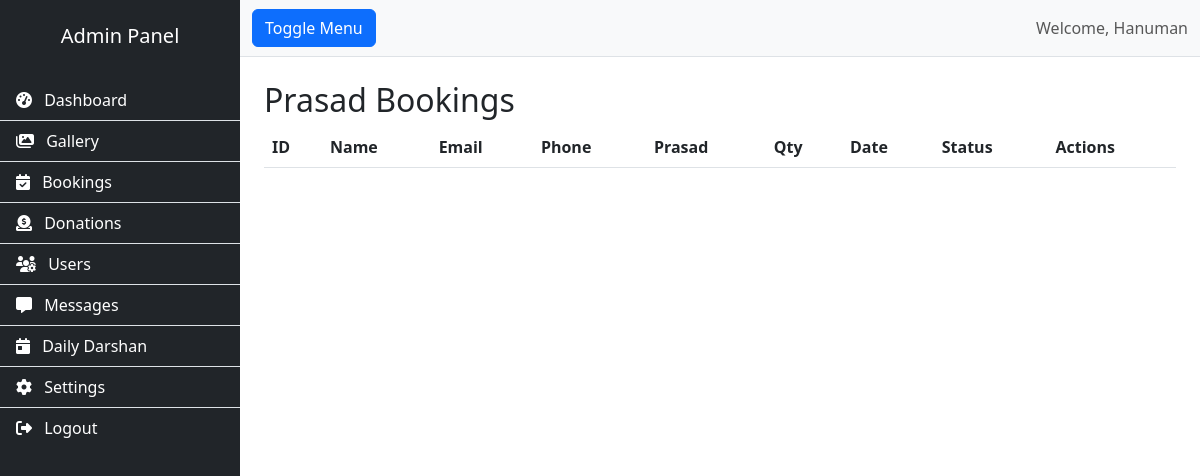
/admin/bookings (signed in), run on an earlier commit of the app's database.
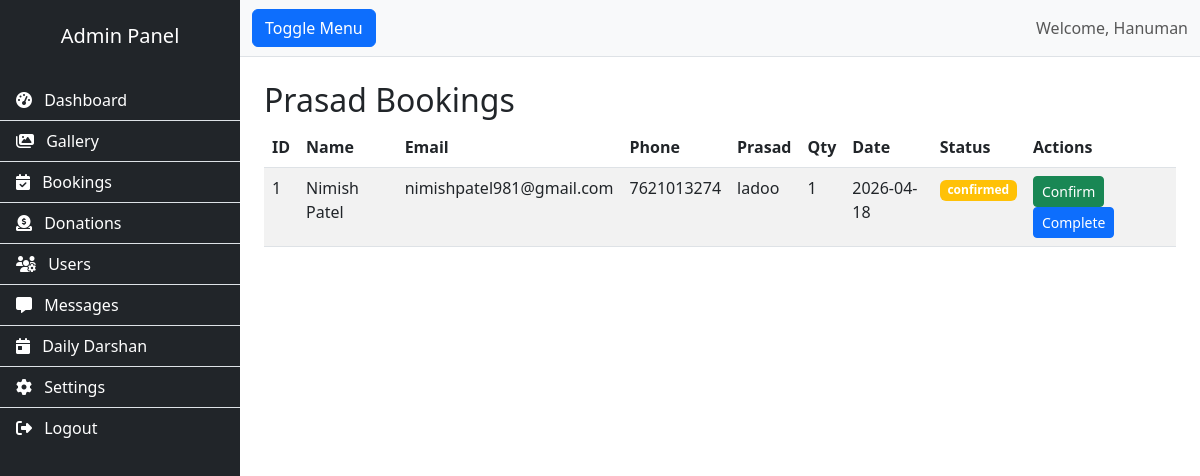
And on a later commit of the database.
### app.py (models this page shows, shortened)
class User(UserMixin, db.Model):
    id = db.Column(db.Integer, primary_key=True)
    username = db.Column(db.String(80), unique=True, nullable=False)
    email = db.Column(db.String(120), unique=True, nullable=False)
    password_hash = db.Column(db.String(200), nullable=False)
    full_name = db.Column(db.String(100))
    phone = db.Column(db.String(20))
    role = db.Column(db.String(20), default='user')  # 'admin', 'user', 'darshan_manager'
    created_at = db.Column(db.DateTime, default=lambda: datetime.now(timezone.utc))
    bookings = db.relationship('PrasadBooking', backref='user', lazy=True)
    donations = db.relationship('Donation', backref='user', lazy=True)
    @property
    def is_admin(self):
        return self.role == 'admin'

class PrasadBooking(db.Model):
    id = db.Column(db.Integer, primary_key=True)
    user_id = db.Column(db.Integer, db.ForeignKey('user.id'), nullable=True)
    name = db.Column(db.String(100), nullable=False)
    email = db.Column(db.String(120), nullable=False)
    phone = db.Column(db.String(20), nullable=False)
    prasad_type = db.Column(db.String(50), nullable=False)
    quantity = db.Column(db.Integer, default=1)
    booking_date = db.Column(db.Date, nullable=False)
    special_requests = db.Column(db.Text)
    status = db.Column(db.String(20), default='pending')
    created_at = db.Column(db.DateTime, default=lambda: datetime.now(timezone.utc))

### app.py (the view)
@app.route('/admin/bookings')
@login_required
@admin_required
def admin_bookings():
    bookings = PrasadBooking.query.order_by(PrasadBooking.created_at.desc()).all()
    return render_template('admin/bookings.html', bookings=bookings)

### app.py (called while the page is built)
@login_manager.user_loader
def load_user(user_id):
    return User.query.get(int(user_id))

def admin_required(f):
    @wraps(f)
    def decorated_function(*args, **kwargs):
        if not current_user.is_authenticated or not current_user.is_admin:
            flash('You do not have permission to access this page.', 'danger')
            return redirect(url_for('admin_login'))
        return f(*args, **kwargs)
    return decorated_function

@app.context_processor
def inject_globals():
    try:
        settings = SiteSettings.get_settings()
    except:
        settings = None
    return {
        'settings': settings,
        'get_today_darshan': DailyDarshan.get_today_darshan,
        'now': lambda: datetime.now(timezone.utc)
    }

    @staticmethod
    def get_settings():
        settings = SiteSettings.query.first()
        if not settings:
            settings = SiteSettings()
            db.session.add(settings)
            db.session.commit()
        return settings

### templates/admin/bookings.html
{% extends "admin/layout.html" %}
{% block content %}
<h2 class="mt-4">Prasad Bookings</h2>
<table class="table table-striped">
    <thead><tr><th>ID</th><th>Name</th><th>Email</th><th>Phone</th><th>Prasad</th><th>Qty</th><th>Date</th><th>Status</th><th>Actions</th></tr></thead>
    <tbody>
        {% for b in bookings %}
        <tr>
            <td>{{ b.id }}</td><td>{{ b.name }}</td><td>{{ b.email }}</td><td>{{ b.phone }}</td>
            <td>{{ b.prasad_type }}</td><td>{{ b.quantity }}</td><td>{{ b.booking_date }}</td>
            <td><span class="badge bg-{{ 'success' if b.status=='completed' else 'warning' }}">{{ b.status }}</span></td>
            <td>
                <a href="{{ url_for('admin_booking_update', id=b.id, status='confirmed') }}" class="btn btn-sm btn-success">Confirm</a>
                <a href="{{ url_for('admin_booking_update', id=b.id, status='completed') }}" class="btn btn-sm btn-primary">Complete</a>
            </td>
        </tr>
        {% endfor %}
    </tbody>
</table>
{% endblock %}

### templates/admin/layout.html (shortened to what this page needs)
<!DOCTYPE html>
<html lang="en">
<head>
    <link href="https://cdn.jsdelivr.net/npm/bootstrap@5.3.0/dist/css/bootstrap.min.css" rel="stylesheet">
    <link rel="stylesheet" href="https://cdnjs.cloudflare.com/ajax/libs/font-awesome/6.4.0/css/all.min.css">
    <link rel="stylesheet" href="{{ url_for('static', filename='css/admin.css') }}">
</head>
<body>
    <div class="d-flex" id="wrapper">
        <div class="bg-dark text-white" id="sidebar-wrapper">
            <div class="sidebar-heading text-center py-4">
                <h5>Admin Panel</h5>
            </div>
            <div class="list-group list-group-flush">
    {% if current_user.role == 'admin' %}
        <a href="{{ url_for('admin_dashboard') }}" class="list-group-item list-group-item-action bg-dark text-white"><i class="fas fa-tachometer-alt me-2"></i> Dashboard</a>
        <a href="{{ url_for('admin_gallery') }}" class="list-group-item list-group-item-action bg-dark text-white"><i class="fas fa-images me-2"></i> Gallery</a>
        <a href="{{ url_for('admin_bookings') }}" class="list-group-item list-group-item-action bg-dark text-white"><i class="fas fa-calendar-check me-2"></i> Bookings</a>
        <a href="{{ url_for('admin_donations') }}" class="list-group-item list-group-item-action bg-dark text-white"><i class="fas fa-donate me-2"></i> Donations</a>
        <a href="{{ url_for('admin_users') }}" class="list-group-item list-group-item-action bg-dark text-white"><i class="fas fa-users-cog me-2"></i> Users</a>
        <a href="{{ url_for('admin_contacts') }}" class="list-group-item list-group-item-action bg-dark text-white"><i class="fas fa-message me-2"></i> Messages</a>
        <a href="{{ url_for('admin_daily_darshan') }}" class="list-group-item list-group-item-action bg-dark text-white"><i class="fas fa-calendar-day me-2"></i> Daily Darshan</a>
        <a href="{{ url_for('admin_settings') }}" class="list-group-item list-group-item-action bg-dark text-white"><i class="fas fa-cog me-2"></i> Settings</a>
        <a href="{{ url_for('logout') }}" class="list-group-item list-group-item-action bg-dark text-white"><i class="fas fa-sign-out-alt me-2"></i> Logout</a>
    {% else %}
        <a href="{{ url_for('logout') }}" class="list-group-item list-group-item-action bg-dark text-white"><i class="fas fa-sign-out-alt me-2"></i> Logout</a>
    {% endif %}
</div>
        </div>
        <div id="page-content-wrapper">
            <nav class="navbar navbar-expand-lg navbar-light bg-light border-bottom">
                <div class="container-fluid">
                    <button class="btn btn-primary" id="menu-toggle">Toggle Menu</button>
                    <span class="navbar-text ms-auto">
                        Welcome, {{ current_user.username }}
                    </span>
                </div>
            </nav>
            <div class="container-fluid px-4">
                {% block content %}{% endblock %}
            </div>
        </div>
    </div>
</body>
</html>

### static/css/admin.css (style rules this page uses)
#wrapper { overflow-x: hidden; }
#sidebar-wrapper { min-height: 100vh; margin-left: -15rem; transition: margin 0.25s ease-out; }
#sidebar-wrapper .sidebar-heading { padding: 0.875rem 1.25rem; font-size: 1.2rem; }
#sidebar-wrapper .list-group { width: 15rem; }
#page-content-wrapper { min-width: 100vw; }
@media (min-width: 768px) { #sidebar-wrapper { margin-left: 0; } }
@media (min-width: 768px) { #page-content-wrapper { min-width: 0; width: 100%; } }

What changed in the data, as far as the page shows it:
added PrasadBooking: id "1", name "Nimish Patel", email "nimishpatel981@gmail.com", phone "7621013274", prasad_type "ladoo", quantity "1", booking_date "2026-04-18", status "confirmed"
